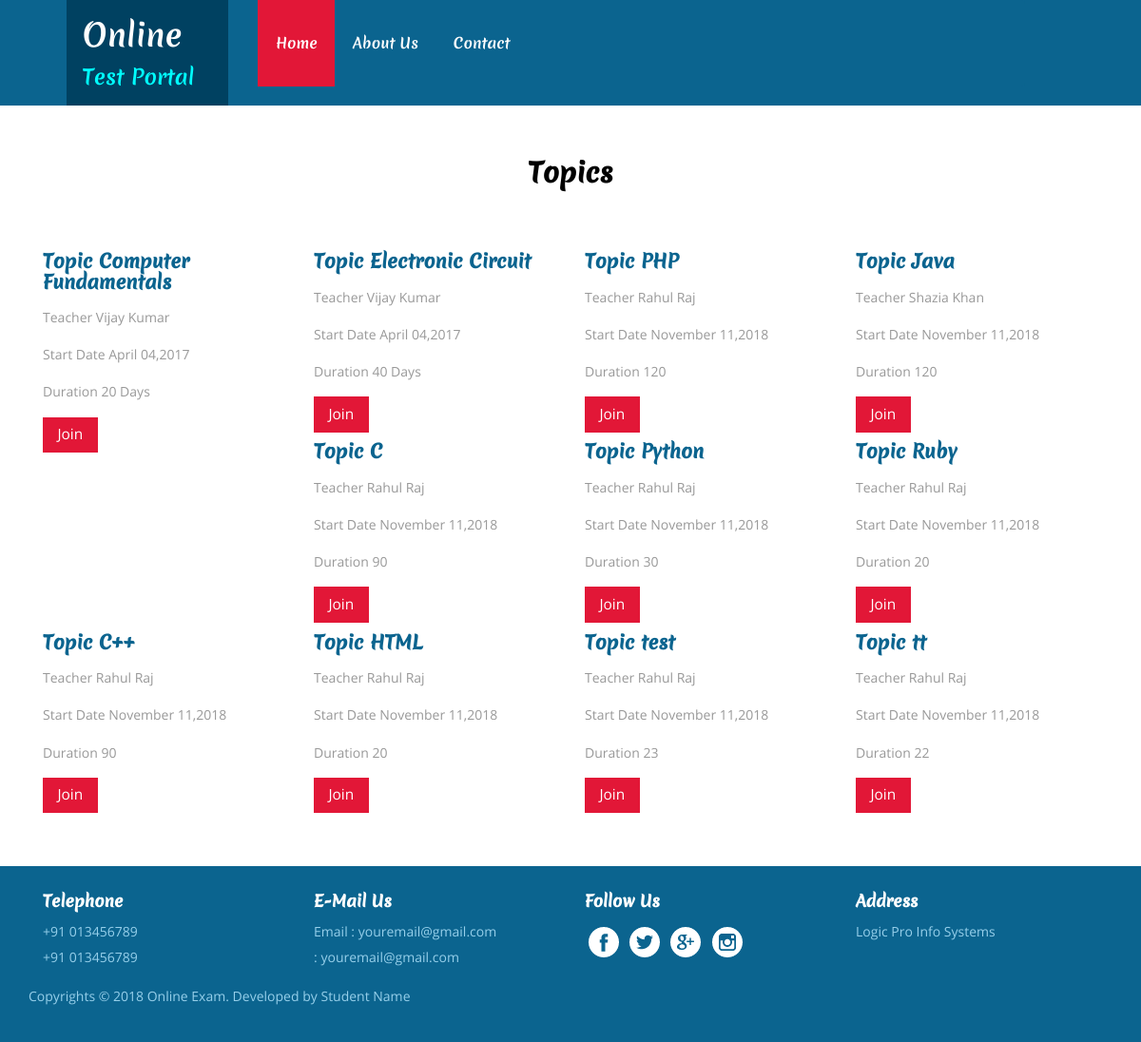
The page /course.php on the database its author committed.
### tables this page shows
CREATE TABLE `course` (
  `id` int(11) NOT NULL,
  `course_name` varchar(255) NOT NULL,
  `teacher_id` int(11) NOT NULL,
  `course_duration` varchar(255) NOT NULL,
  `start_date` date NOT NULL
);

CREATE TABLE `teachermaster` (
  `teacherid` int(11) NOT NULL,
  `email` varchar(255) NOT NULL,
  `first_name` varchar(255) NOT NULL,
  `last_name` varchar(255) NOT NULL,
  `mobile` bigint(20) NOT NULL,
  `joining_date` date NOT NULL,
  `teacher_image` varchar(255) NOT NULL,
  `status` tinyint(2) NOT NULL
);

### course.php (the view, shortened to what this page needs)
<!DOCTYPE HTML>
<html>
    <head>
        <link href="css/bootstrap.css" rel='stylesheet' type='text/css' />
        <link href="css/style.css" rel='stylesheet' type='text/css' />
    </head>
    <body>
        <?php include('header.php') ?>
        <div class="minist">
            <div class="container">
                <h3>Topics</h3>
                <?php
                    if(isset($_REQUEST['q'])){
                      $q = $_REQUEST['q'];
                    }else{
                        $q = '';
                    }
                    $sql = mysql_query("SELECT * FROM course WHERE course_name LIKE '%$q%'");
                    while($data = mysql_fetch_assoc($sql)){
                        $sql1 = mysql_query("SELECT * FROM teachermaster WHERE teacherid=$data[teacher_id]");
                        $teacher = mysql_fetch_assoc($sql1);
                ?>
                <div class="col-md-3 minist-left">
                    <h4>Topic <?php echo $data['course_name']?></h4>
                    <p>Teacher <?php echo $teacher['first_name'].' '.$teacher['last_name']?></p>
                    <p>Start Date <?php echo date('F m,Y',strtotime($data['start_date']))?></p>
                    <p>Duration <?php echo $data['course_duration']?></p>
                    <a class="hvr-shutter-in-horizontal" href="index.php" onclick="return confirm('Please login to join?');">Join</a>
                </div>
                <?php }?>
                <div class="clearfix"> </div>
            </div>
        </div>
        <?php include('footer.php') ?>
    </body>
</html>

### css/style.css (style rules this page uses)
h4, h5, h6, h1, h2, h3 { margin-top: 0; }
p { margin: 0; }
html,body { font-family:OpenSans-Regular; }
body a { transition:0.5s all; -webkit-transition:0.5s all; -moz-transition:0.5s all; -o-transition:0.5s all; -ms-transition:0.5s all; }
.hvr-shutter-in-horizontal { display: inline-block; vertical-align: middle; -webkit-transform: translateZ(0); transform: translateZ(0); box-shadow: 0 0 1px rgba(0, 0, 0, 0); -webkit-backface-visibility: hidden; backface-visibility: hidden; -moz-osx-font-smoothing: grayscale; position: relative; background: #0b648f; -webkit-transition-property: color; transition-property: color; -webkit-transition-duration: 0.3s; transition-duration: 0.3s; text-decoration: none; padding: 0.5em 1em; font-size: 1.1em; color:#fff; }
.hvr-shutter-in-horizontal:before { content: ""; position: absolute; z-index: -1; top: 0; bottom: 0; left: 0; right: 0; background: #e21737; -webkit-transform: scaleX(1); transform: scaleX(1); -webkit-transform-origin: 50%; transform-origin: 50%; -webkit-transition-property: transform; transition-property: transform; -webkit-transition-duration: 0.3s; transition-duration: 0.3s; -webkit-transition-timing-function: ease-out; transition-timing-function: ease-out; }
.minist { padding: 4em 0; }
.minist h3 { font-size: 2em; color: #000; margin: 0 0 2em; text-align: center; font-weight: 700; font-family: MeriendaOne-Regular; }
.minist p { color: #999; font-size: 1em; line-height: 1.8em; margin: 1em 0; }
.minist h4 { font-size: 1.4em; font-weight: 700; margin: 0.5em 0; color: #0b648f; font-family: MeriendaOne-Regular; }

### rows shown on the page
course: course_name "Computer Fundamentals", teachermaster.first_name "Vijay", teachermaster.last_name "Kumar", start_date "April 04,2017", course_duration "20 Days"
course: course_name "Electronic Circuit", teachermaster.first_name "Vijay", teachermaster.last_name "Kumar", start_date "April 04,2017", course_duration "40 Days"
course: course_name "PHP", teachermaster.first_name "Rahul", teachermaster.last_name "Raj", start_date "November 11,2018", course_duration "120"
course: course_name "Java", teachermaster.first_name "Shazia", teachermaster.last_name "Khan", start_date "November 11,2018", course_duration "120"
course: course_name "C", teachermaster.first_name "Rahul", teachermaster.last_name "Raj", start_date "November 11,2018", course_duration "90"
course: course_name "Python", teachermaster.first_name "Rahul", teachermaster.last_name "Raj", start_date "November 11,2018", course_duration "30"
course: course_name "Ruby", teachermaster.first_name "Rahul", teachermaster.last_name "Raj", start_date "November 11,2018", course_duration "20"
course: course_name "C++", teachermaster.first_name "Rahul", teachermaster.last_name "Raj", start_date "November 11,2018", course_duration "90"
course: course_name "HTML", teachermaster.first_name "Rahul", teachermaster.last_name "Raj", start_date "November 11,2018", course_duration "20"
course: course_name "test", teachermaster.first_name "Rahul", teachermaster.last_name "Raj", start_date "November 11,2018", course_duration "23"
course: course_name "tt", teachermaster.first_name "Rahul", teachermaster.last_name "Raj", start_date "November 11,2018", course_duration "22"
